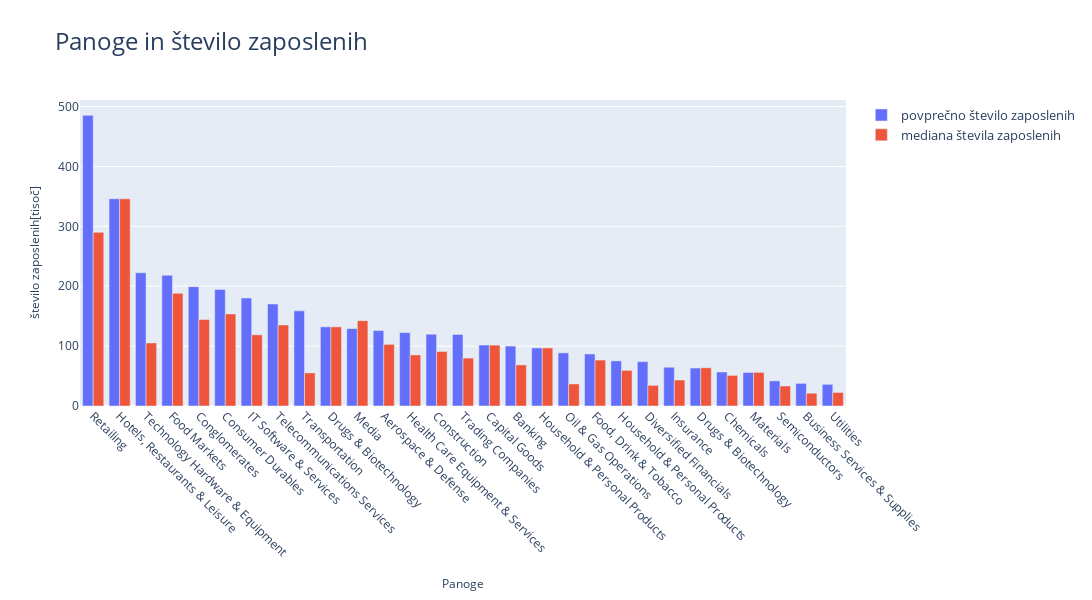

Notebook code for this chart:
### Markdown cell above
Kot pričakovano na lestvici kraljujeta ZDA in Kitajska. Pomemben je podatek, da ima večina držav zanemarljivo majhno število podjetij v lestvici. Sedaj si ogledamo razmerje med panogami in številom zaposlenih.

### Code cell
podjetja_po_panogi=podjetja_po_panogi.sort_values('stevilo_zaposlenih_mean', ascending=False)

graf3 = go.Figure(data=[
    go.Bar(name='povprečno število zaposlenih', x=podjetja_po_panogi.index, y=podjetja_po_panogi.stevilo_zaposlenih_mean/1000),
    go.Bar(name='mediana števila zaposlenih', x=podjetja_po_panogi.index, y=podjetja_po_panogi.stevilo_zaposlenih_median / 1000)
])
graf3.update_layout(
    title = "Panoge in število zaposlenih",
    title_font = {'size': 24},
    legend = {
        'font' : {'size': 13},
    },
    width = 1200,
    height = 600

)
graf3.update_xaxes(
        tickangle = 45,
        title_text = "Panoge",
        title_font = {"size": 12},
        title_standoff = 20)
graf3.update_yaxes(
    title_text = "število zaposlenih[tisoč]",
    title_font = {"size" : 12}
)

# Change the bar mode
graf3.update_layout(barmode='group')


graf3.show()

### Figure 1 — Plotly figure (JSON) as saved in the notebook; plotly's stock layout.template omitted (floating-point values rounded to 4 significant figures)
{"data": [{"name": "povprečno število zaposlenih", "type": "bar", "x": ["Retailing", "Hotels, Restaurants & Leisure", "Technology Hardware & Equipment", "Food Markets", "Conglomerates", "Consumer Durables", "IT Software & Services", "Telecommunications Services", "Transportation", "Drugs &amp; Biotechnology", "Media", "Aerospace & Defense", "Health Care Equipment & Services", "Construction", "Trading Companies", "Capital Goods", "Banking", "Household &amp; Personal Products", "Oil & Gas Operations", "Food, Drink & Tobacco", "Household & Personal Products", "Diversified Financials", "Insurance", "Drugs & Biotechnology", "Chemicals", "Materials", "Semiconductors", "Business Services & Supplies", "Utilities"], "y": [485.4, 346, 222.5, 218.4, 199.3, 194.6, 180.2, 170.3, 158.9, 132.2, 129.2, 125.9, 122.6, 119.8, 119.5, 101.8, 100.0, 97, 88.79, 86.88, 75.32, 74.08, 64.75, 63.35, 56.76, 55.96, 41.93, 37.83, 36.16]}, {"name": "mediana števila zaposlenih", "type": "bar", "x": ["Retailing", "Hotels, Restaurants & Leisure", "Technology Hardware & Equipment", "Food Markets", "Conglomerates", "Consumer Durables", "IT Software & Services", "Telecommunications Services", "Transportation", "Drugs &amp; Biotechnology", "Media", "Aerospace & Defense", "Health Care Equipment & Services", "Construction", "Trading Companies", "Capital Goods", "Banking", "Household &amp; Personal Products", "Oil & Gas Operations", "Food, Drink & Tobacco", "Household & Personal Products", "Diversified Financials", "Insurance", "Drugs & Biotechnology", "Chemicals", "Materials", "Semiconductors", "Business Services & Supplies", "Utilities"], "y": [290, 346, 105.3, 188.1, 144.4, 153.8, 118.9, 135.3, 55.27, 132.2, 142.6, 102.9, 85.25, 91.04, 79.99, 101.7, 68.6, 97, 36.85, 76.75, 59.53, 34.45, 43.37, 63.82, 51.1, 56.16, 33.38, 21.35, 22.58]}], "layout": {"barmode": "group", "height": 600, "legend": {"font": {"size": 13}}, "title": {"font": {"size": 24}, "text": "Panoge in število zaposlenih"}, "width": 1200, "xaxis": {"tickangle": 45, "title": {"font": {"size": 12}, "standoff": 20, "text": "Panoge"}}, "yaxis": {"title": {"font": {"size": 12}, "text": "število zaposlenih[tisoč]"}}}}
